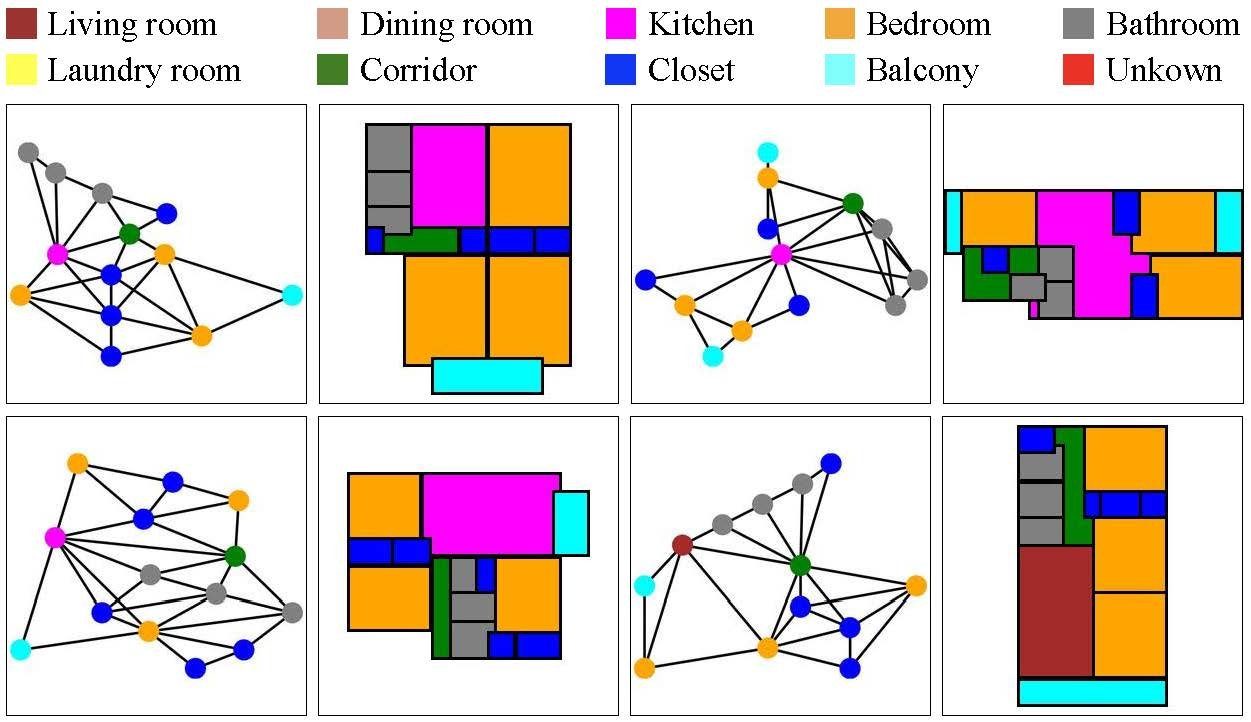
#> input picture refs/sample.jpg, 1251 x 722 px, given as the content of the folder ./content/train_input, which was not available; the run also reads 1 picture not shown here
$ jupyter execute --allow-errors ImageAlignment_2.ipynb   (shell and % lines are left out)   (text cells are left out)
#> lines starting #> are read from the running program, lines starting #| are printed output that depends on the picture; after the words box and inside, x2 and y2 are one past the last pixel; in counts of white or black regions, pixels touching at a corner belong together; long printed decimals are rounded; pictures that were not available may be replaced by others from this repository, and a replacement may not be noted
[cell 1]
import cv2
import numpy as np
# import matplotlib.pyplot as plt
import matplotlib.image as mpimg
from google.colab.patches import cv2_imshow
import os
import PIL
from PIL import Image
# %matplotlib notebook
# PIL.Image.MAX_IMAGE_PIXELS = 933120000

[cell 2]


def rgba_to_rgb(path):
#> called with path = './content/train_input'
    for dir in os.listdir(path):
        filename = os.path.join(path,dir)
        # print(Image.open(os.path.join("./inputs/train_input",dir)).convert("RGB").mode )
        if Image.open(filename).mode == "RGBA":
            png = Image.open(filename)
            png.load() # required for png.split()
            background = Image.new("RGB", png.size, (255, 255, 255))
            background.paste(png, mask=png.split()[3]) # 3 is the alpha channel
            background.save(filename, 'png', quality=80)

rgba_to_rgb("./content/train_input")
#> (the rest of this cell did not finish here and is left out)



# [7 lines left out: function check_rgba, not called in this run]

print(check_rgba("./content/train_input"))
print(check_rgba("./content/train_output"))


len(os.listdir("./content/train_input")), len(os.listdir("./content/train_output"))

[cell 3]
def resize_image(image):
    return cv2.resize(image, (256, 256), interpolation = cv2.INTER_CUBIC)

def rotate_image(image):
    return cv2.rotate(image, cv2.cv2.ROTATE_90_CLOCKWISE)

def color_it_black(image):
    np_image = np.array(image)
    print(np_image.shape, np_image.min(), np_image.max())
    for i in range(np_image.shape[0]):
        for j in range(np_image.shape[1]):
            np_image[i,j] = 0 if np_image[i,j] < 200 else 255
    print(np_image.shape, np_image.min(), np_image.max())
    return np_image
    # return Image.fromarray( np_image, "L" )

image1 = "/content/photos/1.png"
#> image1 = '/content/photos/1.png'
image = cv2.imread(image1)
image = cv2.cvtColor(image, cv2.COLOR_BGR2GRAY)
#> image: shape (722, 1251)
color_it_black(image)
#| (722, 1251) 0 255
#> after the loop in color_it_black, `for i in range(np_image.shape[0]):`:
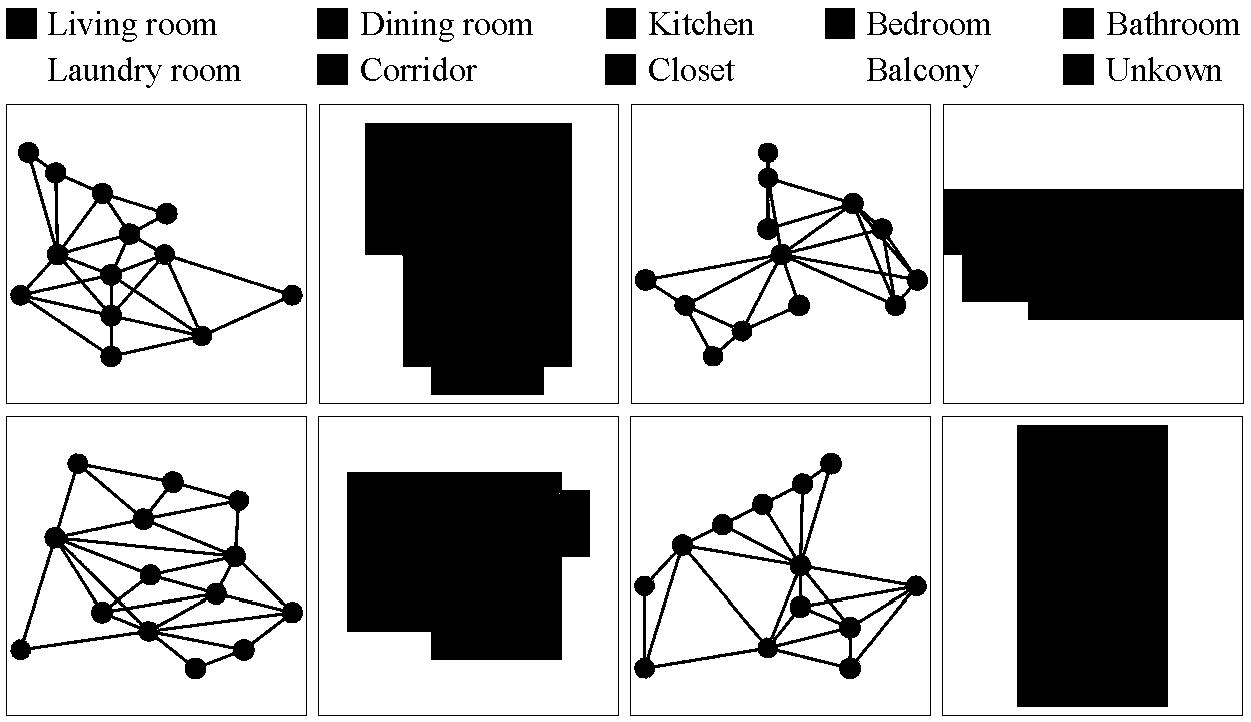
#> np_image: shape (722, 1251); 74.2% white; 105 black regions (6 under 20 px), largest, box (x1, y1, x2, y2) and area: (365, 123, 572, 395) 49417, (1017, 425, 1168, 707) 42582, (347, 472, 590, 660) 39943
#| (722, 1251) 0 255

[cell 4]
#Method 1: chi squared shift
from skimage import io
from image_registration import chi2_shift
import cv2
image1 = "/content/photos/1.png"
image2 = "/content/photos/3.png"

image = io.imread(image1)
#> image is the input picture: shape (722, 1251, 3); mean R, G, B 223.1, 211.6, 209.7
offset_image = io.imread(image2)

image = cv2.imread(image1)
image = cv2.cvtColor(image, cv2.COLOR_BGR2GRAY)
w, h = image.shape

offset_image = cv2.imread(image2)
offset_image = cv2.cvtColor(offset_image, cv2.COLOR_BGR2GRAY)
offset_image = cv2.resize(offset_image, (h,w))

# Resize both images to same shape
offset_image = resize_image(offset_image)
image = resize_image(image)
# Rotate offset_image
offset_image = rotate_image(offset_image)

# conver to complete black
offset_image = color_it_black(offset_image)
#| (256, 256) 0 255
#| (256, 256) 0 255
image = color_it_black(image)
#| (256, 256) 0 255
#> after the loop in color_it_black (call 3), `for i in range(np_image.shape[0]):`:
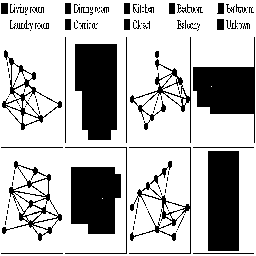
#> np_image: shape (256, 256); 73.1% white; 160 black regions (120 under 20 px), largest, box (x1, y1, x2, y2) and area: (75, 44, 117, 140) 3569, (208, 151, 239, 251) 3100, (71, 167, 121, 234) 2921
#| (256, 256) 0 255
print(image.shape, offset_image.shape)
#| (256, 256) (256, 256)

#Method 1: chi squared shift
#Find the offsets between image 1 and image 2 using the DFT upsampling method
noise=0.1
#> (the rest of this cell did not finish here and is left out)

[cell 5]
#Method 2: cross_correlation_shifts

from image_registration import cross_correlation_shifts
#> (the rest of this cell did not finish here and is left out)

[cell 6]
#Method 3: mean of all pixels
from skimage import registration
flow = registration.optical_flow_tvl1(image, offset_image)

# display dense optical flow
flow_x = flow[1, :, :]
flow_y = flow[0, :, :]
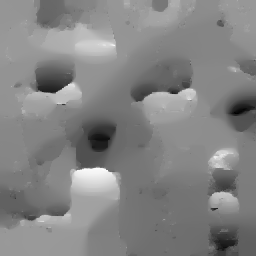
#> flow_y: shape (256, 256) float32; min -29.05, max 39.97, mean 6.6; drawn with min black and max white


#Let us find the mean of all pixels in x and y and shift image by that amount
#ideally, you need to move each pixel by the amount from flow
import numpy as np
xoff = np.mean(flow_x)
#> xoff = -4.46
yoff = np.mean(flow_y)
#> yoff = 6.59


print("Offset image was translated by: 18.75, -17.45")
print("Pixels shifted by: ", xoff, yoff)
#| Pixels shifted by:  -4.464 6.594


from scipy.ndimage import shift
corrected_image = shift(offset_image, shift=(xoff,yoff), mode='constant')
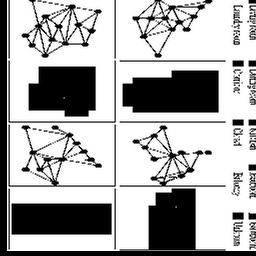
#> corrected_image: shape (256, 256); min 0, max 255, mean 173.2

cv2.imwrite('corrected_image.png', corrected_image)

from matplotlib import pyplot as plt
fig = plt.figure(figsize=(10, 10))
ax1 = fig.add_subplot(2,2,1)
ax1.imshow(image, cmap='gray')
ax1.title.set_text('Input Image')
ax2 = fig.add_subplot(2,2,2)
ax2.imshow(offset_image, cmap='gray')
ax2.title.set_text('Offset image')
ax3 = fig.add_subplot(2,2,3)
ax3.imshow(corrected_image, cmap='gray')
ax3.title.set_text('Corrected')
plt.show()

[cell 7]
import numpy as np
import cv2

# Read input image
img1 = cv2.imread('/content/content/train_input/10008.png')
img = cv2.imread('/content/content/train_output/10008.png')
img2 = cv2.imread('./corrected_image.png')


#> (the rest of this cell did not finish here and is left out)

[cell 8]
#function to align the thermal and visible image, it returns the homography matrix
def alignImages(im1, im2,filename):

  # Convert images to grayscale
  im1Gray = cv2.cvtColor(im1, cv2.COLOR_BGR2GRAY)
  im2Gray = cv2.cvtColor(im2, cv2.COLOR_BGR2GRAY)

  # Detect ORB features and compute descriptors.
  orb = cv2.ORB_create(MAX_FEATURES)
  keypoints1, descriptors1 = orb.detectAndCompute(im1Gray, None)
  keypoints2, descriptors2 = orb.detectAndCompute(im2Gray, None)

  # Match features.
  matcher = cv2.DescriptorMatcher_create(cv2.DESCRIPTOR_MATCHER_BRUTEFORCE_HAMMING)
  matches = matcher.match(descriptors1, descriptors2, None)

  # Sort matches by score
  matches.sort(key=lambda x: x.distance, reverse=False)

  # experimenting
#   matches.sort(key=lambda y: y.distance, reverse=False)

  # Remove not so good matches
  numGoodMatches = int(len(matches) * GOOD_MATCH_PERCENT)
  matches = matches[:numGoodMatches]

  # Draw top matches
  imMatches = cv2.drawMatches(im1, keypoints1, im2, keypoints2, matches, None)
  cv2.imwrite(os.path.join('./registration/',filename), imMatches)

  # Extract location of good matches
  points1 = np.zeros((len(matches), 2), dtype=np.float32)
  points2 = np.zeros((len(matches), 2), dtype=np.float32)

  for i, match in enumerate(matches):
    points1[i, :] = keypoints1[match.queryIdx].pt
    points2[i, :] = keypoints2[match.trainIdx].pt

  # Find homography
  h, mask = cv2.findHomography(points1, points2, cv2.RANSAC)

  # Use homography
  height, width, channels = im2.shape
#   print(im2.shape)
#   height, width = im2.shape
  im1Reg = cv2.warpPerspective(im1, h, (width, height))

  return im1Reg, h

[cell 9]
import cv2
image1 = "/content/photos/1.png"
image2 = "/content/photos/1.png"

image = io.imread(image1)
offset_image = io.imread(image2)

image = cv2.imread(image1)
image = cv2.cvtColor(image, cv2.COLOR_BGR2GRAY)
w, h = image.shape

offset_image = cv2.imread(image2)
offset_image = cv2.cvtColor(offset_image, cv2.COLOR_BGR2GRAY)
offset_image = cv2.resize(offset_image, (h,w))

# Resize both images to same shape
offset_image = resize_image(offset_image)
image = resize_image(image)
# Rotate offset_image
offset_image = rotate_image(offset_image)

# conver to complete black
offset_image = color_it_black(offset_image)
#| (256, 256) 0 255
#| (256, 256) 0 255
image = color_it_black(image)
#| (256, 256) 0 255
#| (256, 256) 0 255

# Save Both
file1 = "/content/original.png"
file2 = "/content/offset.png"
cv2.imwrite(file1, image)
cv2.imwrite(file2, offset_image)
#> Out = True

[cell 10]
# ORB
from __future__ import print_function
import numpy as np
import argparse
import imutils
import glob
import cv2
import os
import argparse


MAX_FEATURES = 500
GOOD_MATCH_PERCENT = 0.15


path_thermal = file2
# path_thermal = './test.png'
path_black = image1#file2
# path_thermal = './input.png'
# path_black = './output.png'

show = True

# put the thermal image in a folder named thermal and the visible image in a folder named visible with the same name
# load the image image, convert it to grayscale, and detect edges
template = cv2.imread(path_thermal)
#> template: shape (256, 256, 3); 73.1% white; 160 black regions (120 under 20 px), largest, box (x1, y1, x2, y2) and area: (116, 75, 212, 117) 3569, (5, 208, 105, 239) 3100, (22, 71, 89, 121) 2921
template = cv2.cvtColor(template, cv2.COLOR_BGR2GRAY)
template = cv2.Canny(template, 50, 200)
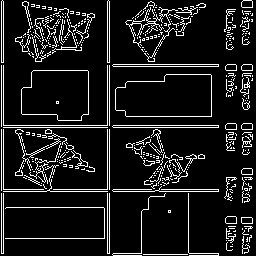
#> template: shape (256, 256); 10.6% white in thin lines or dots
(tH, tW) = template.shape[:2]
cv2_imshow(template)

# loop over the images to find the template in

# load the image, convert it to grayscale, and initialize the
# bookkeeping variable to keep track of the matched region
image = cv2.imread(path_black)
gray = cv2.cvtColor(image, cv2.COLOR_BGR2GRAY)
found = None

# loop over the scales of the image
for scale in np.linspace(0.2, 1.0, 20)[::-1]:
    # resize the image according to the scale, and keep track
    # of the ratio of the resizing
    resized = imutils.resize(gray, width = int(gray.shape[1] * scale))
    r = gray.shape[1] / float(resized.shape[1])

    # if the resized image is smaller than the template, then break
    # from the loop
    if resized.shape[0] < tH or resized.shape[1] < tW:
        break

    # detect edges in the resized, grayscale image and apply template
    # matching to find the template in the image
    edged = cv2.Canny(resized, 50, 200)
    result = cv2.matchTemplate(edged, template, cv2.TM_CCOEFF)
    (_, maxVal, _, maxLoc) = cv2.minMaxLoc(result)

    # check to see if the iteration should be visualized
    if show:
        # draw a bounding box around the detected region
        clone = np.dstack([edged, edged, edged])
        cv2.rectangle(clone, (maxLoc[0], maxLoc[1]),
            (maxLoc[0] + tW, maxLoc[1] + tH), (0, 0, 255), 2)
        cv2_imshow(clone)
        cv2.waitKey(0)

    # if we have found a new maximum correlation value, then update
    # the bookkeeping variable
    if found is None or maxVal > found[0]:
        found = (maxVal, maxLoc, r)
#> this loop made 17 passes
#> (maxVal, found) on passes 1 to 3: (51212228, (51212228, (822, 290), 1)), (62774592, (62774592, (303, 260), 1.04)), (63704264, (63704264, (278, 242), 1.09))
#> pass 1, `result = cv2.matchTemplate(edged, template, cv2.TM_CCOEFF)`:
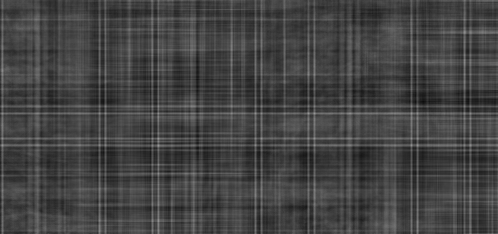
#> result: shape (467, 996) float32 (shown at 1/2 size); min -18339572, max 51212228, mean 79379.8; drawn with min black and max white
#> pass 1, `cv2_imshow(clone)`:
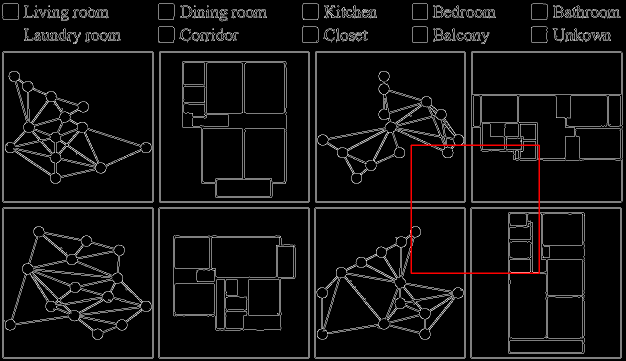
#> shown: shape (722, 1251, 3) (shown at 1/2 size); mean B, G, R 15.9, 15.9, 16.8
#> after the loop:
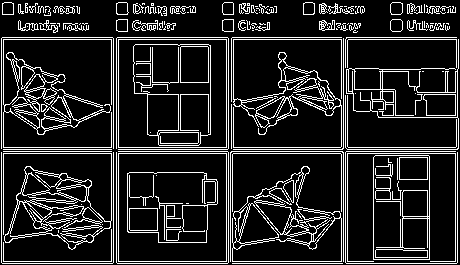
#> edged: shape (265, 460); 14.7% white in thin lines or dots
#> after the loop:
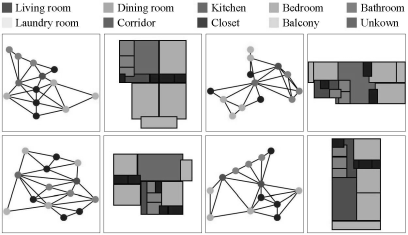
#> resized: shape (235, 408); min 1, max 255, mean 214.8

# unpack the bookkeeping variable and compute the (x, y) coordinates
# of the bounding box based on the resized ratio
(_, maxLoc, r) = found
#> maxLoc = (278, 242); r = 1.09
(startX, startY) = (int(maxLoc[0] * r), int(maxLoc[1] * r))
#> startX = 303; startY = 264
(endX, endY) = (int((maxLoc[0] + tW) * r), int((maxLoc[1] + tH) * r))
#> endX = 583; endY = 544

# draw a bounding box around the detected result and display the image
cv2.rectangle(image, (startX, startY), (endX, endY), (0, 0, 255), 2)
#> image: shape (722, 1251, 3); mean B, G, R 209, 210.9, 223.2
crop_img = image[startY:endY, startX:endX]
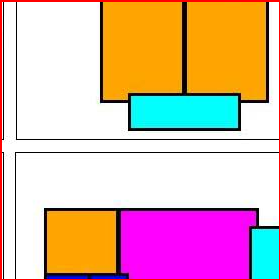
#> crop_img: shape (280, 280, 3); mean B, G, R 173, 182.7, 223.2
cv2_imshow(image)
cv2_imshow(crop_img)

name = path_thermal#"thermal/"+args["image"]
thermal_image = cv2.imread(name, cv2.IMREAD_COLOR)

#cropping out the matched part of the thermal image
crop_img = cv2.resize(crop_img, (thermal_image.shape[1], thermal_image.shape[0]))
#> crop_img: shape (256, 256, 3)

#cropped image will be saved in a folder named output
cv2.imwrite("test.png",crop_img)

#both images are concatenated and saved in a folder named results
final = np.concatenate((crop_img, thermal_image), axis = 1)
#> (the rest of the program and of its run is left out)
